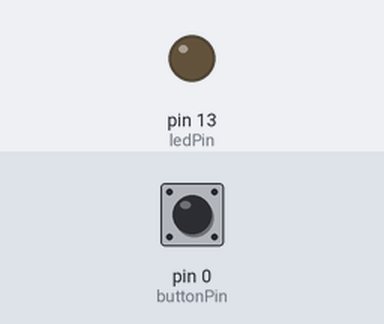
Bench run of a sketch on a simulated Arduino Uno, built with avr-gcc and run on an emulated ATmega328P. Shown: output pins drawn as LEDs (lit = HIGH). The inputs (shaded band) are chosen by the test bench; at power-on: pin 0 (buttonPin) LOW.

Above: at 1.2 s.
1.3 s: pin 0 (buttonPin) pulled HIGH for 0.15 s
At 1.37 s:
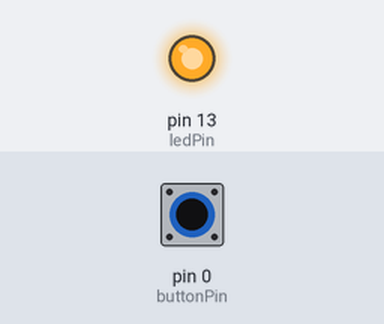
2.9 s: pin 0 (buttonPin) pulled HIGH for 3.2 s
At 6.4 s:
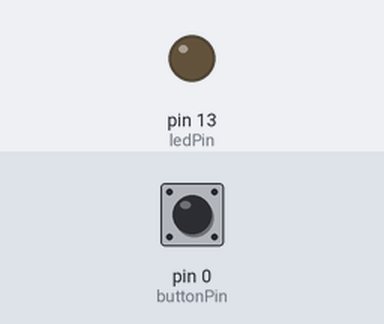
Timing chart, 0 to 7.9 s (numbered marks = the images above; inputs shaded):
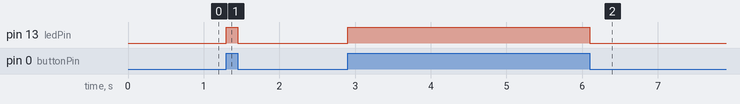

Measured:
- after the input at 1.3 s, pin 13 (ledPin): LOW → HIGH at once, → LOW 0.15 s later
- after the input at 2.9 s, pin 13 (ledPin): LOW → HIGH at once, → LOW 3.2 s later

The sketch:

Button.ino
```cpp
const int buttonPin = 0;  // the number of the pushbutton pin
const int ledPin = 13;    // the number of the LED pin


void setup() {
  pinMode(ledPin, OUTPUT);
  pinMode(buttonPin, INPUT);
}

void loop() {
  if (digitalRead(buttonPin)) {
    digitalWrite(ledPin, HIGH);
  } else {
    digitalWrite(ledPin, LOW);
  }
}
```
